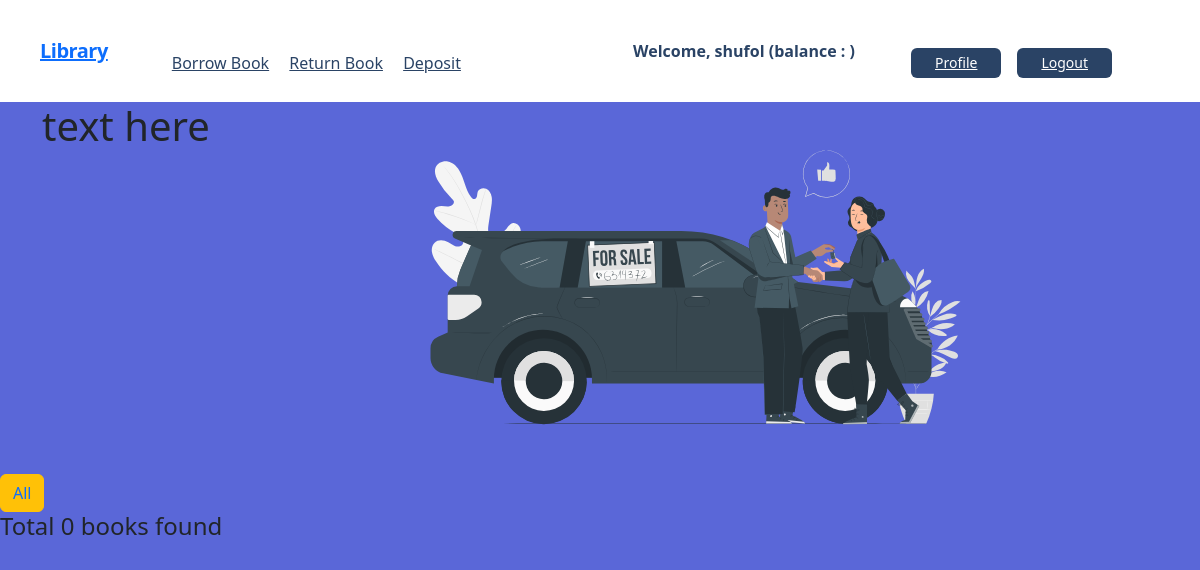
The page /account/all_books/ (signed in) on the database as committed earlier.
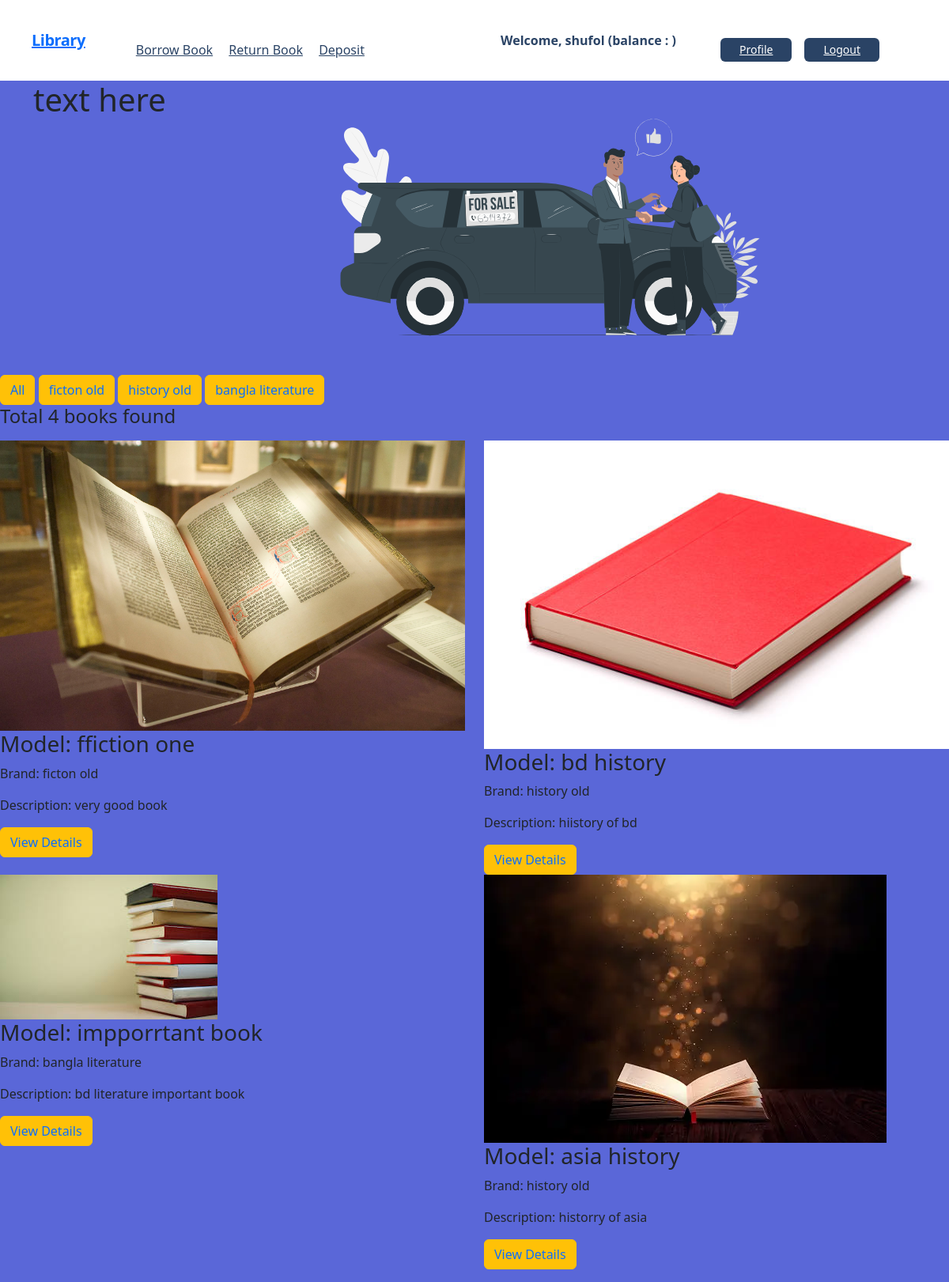
The same page on the database as committed later.
### first_app/models.py (models this page shows)
class Catagory(models.Model):
    name = models.CharField(max_length=50)
    slug = models.SlugField(max_length=50, unique=True, null=True, blank=True)
    def __str__(self):
        return self.name

class Book(models.Model):
    user = models.ForeignKey(User, on_delete=models.CASCADE, default=1)
    catagory = models.ForeignKey(Catagory,on_delete = models.CASCADE)
    title = models.CharField(max_length = 20)
    image = models.ImageField(upload_to='uploads/', blank=True, null=True)
    description = models.TextField()
    borrowing_price = models.DecimalField(max_digits=10, decimal_places=2)
    def __str__(self):
        return self.title

### first_app/views.py (the view)
# urls.py: path('all_books/', all_books, name='all_books'),
def all_books(request):
    books = Book.objects.all()
    catagorys = Catagory.objects.all()
    print(books)
    print(catagorys)
    return render(request, 'home.html', {'catagorys': catagorys, 'books': books})

### core/templates/home.html (shortened to what this page needs)
{% extends "base.html" %}
{% block content %}
<div class="container d-flex">
    <div class='col-4'>
        <h1>text here</h1>
    </div>
    <div class='col-6'>
    </div>
</div>
<button type="button" class="btn btn-warning"><a href="{% url 'all_books' %}" style="text-decoration: none;">All</a></button>
{% for catagory in catagorys %}
<button type="button" class="btn btn-warning"><a href="{% url 'catagory' catagory.slug %}" style="text-decoration: none;">{{catagory}}</a> </button>
{% endfor %}
<h4>Total {{ books | length }} books found</h4>
<div class='d-flex row my-3'>
    {% for book in books %}
        <div class='col-6'>
            <img src="{{ book.image.url }}" alt="{{ book.title }}">
            <h3>Model: {{ book.title }}</h3>
            <p>Brand: {{ book.catagory.name }}</p>
            <p>Description: {{book.description}}</p>
            <button type="button" class="btn btn-warning"><a href="{% url 'bookDetails' book.id %}" style="text-decoration: none;">View Details</a></button>
        </div>
    {% endfor %}
</div>
{% endblock content %}

Rows that differ between the two databases and show on the page:
added Catagory: name "ficton old"
added Catagory: name "history old"
added Catagory: name "bangla literature"
added Book: image (picture), title "ffiction one", catagory.name "ficton old", description "very good book"
added Book: image (picture), title "bd history", catagory.name "history old", description "hiistory of bd"
added Book: image (picture), title "impporrtant book", catagory.name "bangla literature", description "bd literature important book"
added Book: image (picture), title "asia history", catagory.name "history old", description "historry of asia"
Other text that changed with them:
{{ books | length }}: "0" → "4"
